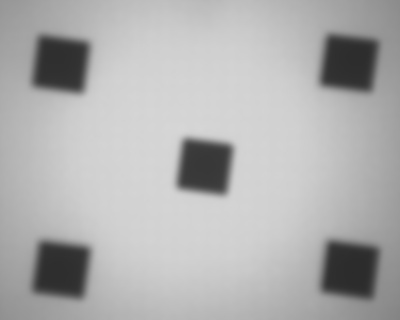
//> input picture 联调code/jiaodian/movMat.jpg, 400 x 320 px
$ ./getCenter   (built with g++ and OpenCV 4)
//> lines starting //> are read from the running program, lines starting //| are printed output that depends on the picture; after the words box and inside, x2 and y2 are one past the last pixel; in counts of white or black regions, pixels touching at a corner belong together

#include <iostream>
#include <opencv2\opencv.hpp>

using namespace cv;
using namespace std;


int test1()
{
	Mat src;
	Mat src_gray;
	int thresh = 45;
	int max_thresh = 255;
	//src = imread( "fixMat.jpg" ,CV_LOAD_IMAGE_COLOR );    //注意路径得换成自己的
	src = imread( "movMat.jpg" ,CV_LOAD_IMAGE_COLOR );
//> src is the input picture: 320 rows x 400 cols, CV_8UC3; min 43, max 215, mean 176.1
	cvtColor( src, src_gray, CV_BGR2GRAY );//灰度化
	GaussianBlur( src, src, Size(3,3), 0.1, 0, BORDER_DEFAULT );
	blur( src_gray, src_gray, Size(3,3) ); //滤波
//> src_gray: 320 rows x 400 cols, CV_8UC1; min 44, max 214, mean 176.1
	namedWindow( "image", CV_WINDOW_AUTOSIZE );
	imshow( "image", src );
	moveWindow("image",20,20);


	//定义Canny边缘检测图像
	Mat canny_output;
	vector<vector<Point> > contours;
	vector<Vec4i> hierarchy;
	//利用canny算法检测边缘
	Canny( src_gray, canny_output, thresh, thresh*3, 3 );
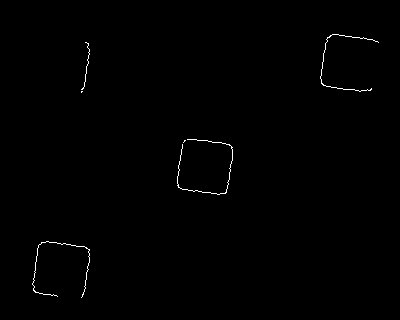
//> canny_output: 320 rows x 400 cols, CV_8UC1; 0.45% white in thin lines or dots, all inside (x1, y1, x2, y2) = (32, 34, 379, 298)
	namedWindow( "canny", CV_WINDOW_AUTOSIZE );
	imshow( "canny", canny_output );
	moveWindow("canny",550,20);
	//查找轮廓
	//findContours( canny_output, contours, hierarchy, CV_RETR_TREE, CV_CHAIN_APPROX_SIMPLE, Point(0, 0) );

	findContours( canny_output, contours, hierarchy, CV_RETR_CCOMP, CV_CHAIN_APPROX_SIMPLE, Point(0, 0) );
//> contours = 6 contours, all with area under 20


	// [12 lines of commented-out code are left out]
	vector<Moments> mu(contours.size() );
//> mu = 6 items
	for( int i = 0; i < contours.size(); i++ )
	{
		mu[i] = moments( contours[i], false );
	}
//> this loop made 6 passes
	//计算轮廓的质心
	vector<Point2f> mc( contours.size() );
	for( int i = 0; i < contours.size(); i++ )
	{
		mc[i] = Point2d( mu[i].m10/mu[i].m00 , mu[i].m01/mu[i].m00 );
	}
	//画轮廓及其质心并显示
	Mat drawing = Mat::zeros( canny_output.size(), CV_8UC3 );
	for( int i = 0; i< contours.size(); i++ )
	{
		Scalar color = Scalar( 255, 0, 0);
		drawContours( drawing, contours, i, color, 2, 8, hierarchy, 0, Point() );
		circle( drawing, mc[i], 5, Scalar( 0, 0, 255), -1, 8, 0 );
		rectangle(drawing, boundingRect(contours.at(i)), cvScalar(0,255,0));
		char tam[100];
		sprintf(tam, "(%0.0f,%0.0f)",mc[i].x,mc[i].y);
		putText(drawing, tam, Point(mc[i].x, mc[i].y), FONT_HERSHEY_SIMPLEX, 0.4, cvScalar(255,0,255),1);
	}
//> this loop made 6 passes
//> tam on passes 1 to 6: "(58,275)", "(184,140)", "(213,172)", "(81,91)", "(84,77)", "(336,67)"
//> pass 2, in test1, `putText(drawing, tam, Point(mc[i].x, mc[i].y), FONT_HERSHEY_SIMPLEX, 0..`:
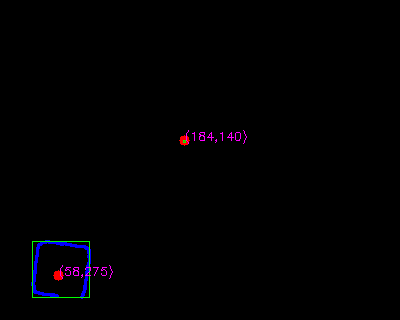
//> drawing: 320 rows x 400 cols, CV_8UC3; mean B, G, R 1.6, 0.5, 0.8
//> pass 3, in test1, `putText(drawing, tam, Point(mc[i].x, mc[i].y), FONT_HERSHEY_SIMPLEX, 0..`:
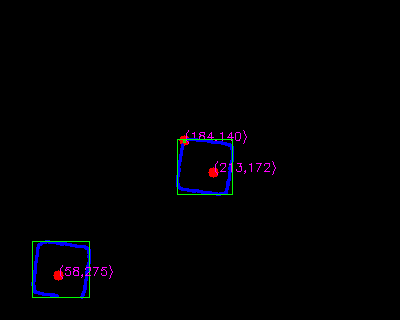
//> drawing: 320 rows x 400 cols, CV_8UC3; 0.74% of pixels changed, all inside (x1, y1, x2, y2) = (176, 138, 276, 196)
//> after the loop:
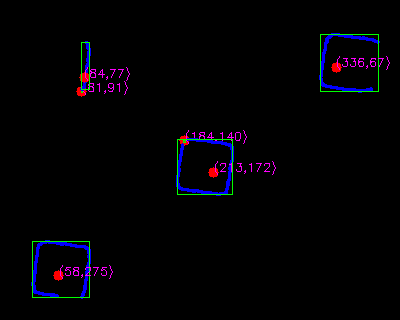
//> drawing: 320 rows x 400 cols, CV_8UC3; 1.14% of pixels changed, all inside (x1, y1, x2, y2) = (76, 33, 390, 97)
	namedWindow( "Contours", CV_WINDOW_AUTOSIZE );
	imshow( "Contours", drawing );
	moveWindow("Contours",1100,20);
	waitKey(0);
	src.release();
	src_gray.release();
	return 0;

}
// [213 lines left out: functions test2, test3, showPicture, Img_resize2, cornerShiTomasi_demo, main, not called in this run]

// added to run one function of the file
int main() { test1(); }
